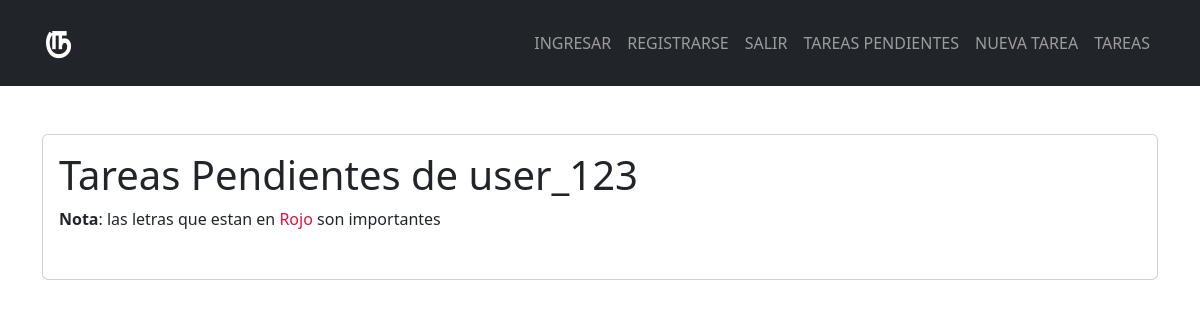
Before: /tasks/ (signed in) with the older database file.
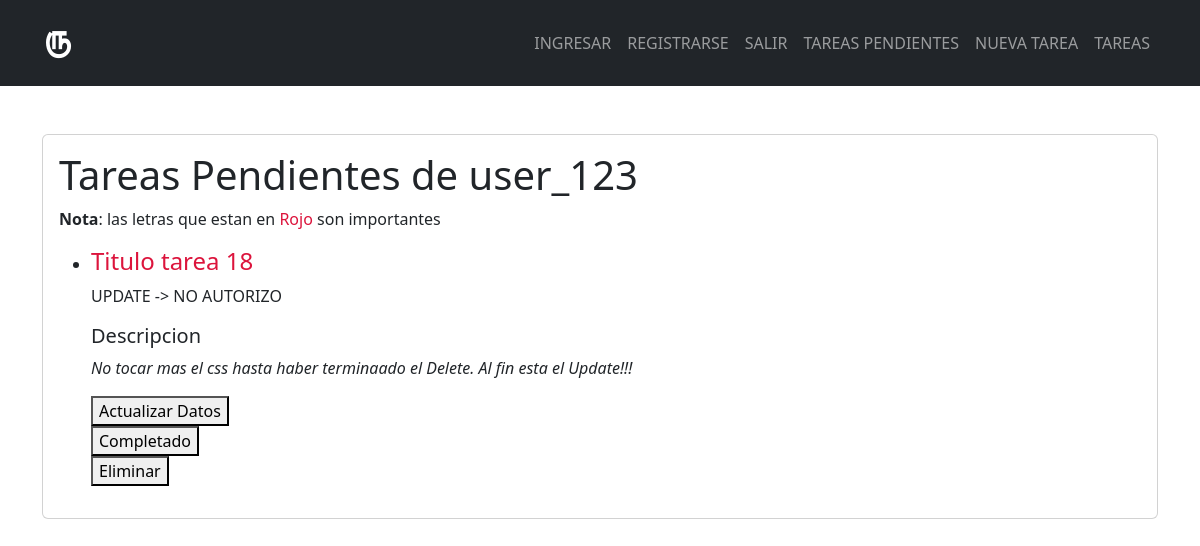
After: the same page with the newer database file.
### tasks/models.py (models this page shows)
class Task(models.Model):
    titulo= models.CharField(max_length=100)
    descripcion=    models.TextField(blank=True)
    fecha_creacion= models.DateTimeField(auto_now_add=True)
    completada= models.DateTimeField(null=True, blank=True)
    es_importante=  models.BooleanField(default=False)
    creada_por = models.ForeignKey(User ,on_delete=models.CASCADE)
    def __str__(self):
        return (self.titulo + ' - Tarea de: --> '+ str(self.creada_por))

### tasks/views.py (the view)
# urls.py: path('tasks/', views.tasks_view, name='tareas_view'),
@login_required
def tasks_view(request):
    query_tarea = Task.objects.filter(creada_por=request.user)
    return render(request, 'tasks.html', {'tareas': query_tarea})

### tasks/templates/tasks.html (shortened to what this page needs)
{% extends 'base.html' %}
{% block content %}
    <h1>Tareas Pendientes de {{ user }}</h1>
    <p><b>Nota</b>: las letras que estan en <span style="color: crimson;">Rojo</span> son importantes</p>
    <ul>
        {% for tarea in tareas %}
            {% if tarea.completada is none %}
                <li>
                    {% if tarea.es_importante %}
                        <h4 style="color: crimson;">Titulo tarea {{ tarea.id }}</h4>
                    {% else %}
                        <h4>Titulo tarea {{ tarea.id }}</h4>
                    {% endif %}
                    <p>{{ tarea.titulo }}</p>
                    <h5>Descripcion</h5>
                    <p><i>{{ tarea.descripcion }}</i></p>
                    <a href=" {% url 'task_detail' tarea.id %} "><button>Actualizar Datos</button></a>
                    <form action="{% url 'task_completed' tarea.id %}" method="post">
                        <button>Completado</button>
                    </form>
                    <form action="{% url 'task_deleted' tarea.id %}" method="post">
                        <button>Eliminar</button>
                    </form>
                </li>
            {% endif %}
        {% endfor %}
    </ul>
{% endblock content %}

Changed rows visible on the page:
added Task: id "18", titulo "UPDATE -> NO AUTORIZO", descripcion "No tocar mas el css hasta haber terminaado el Delete. Al fin esta el Update!!!"
